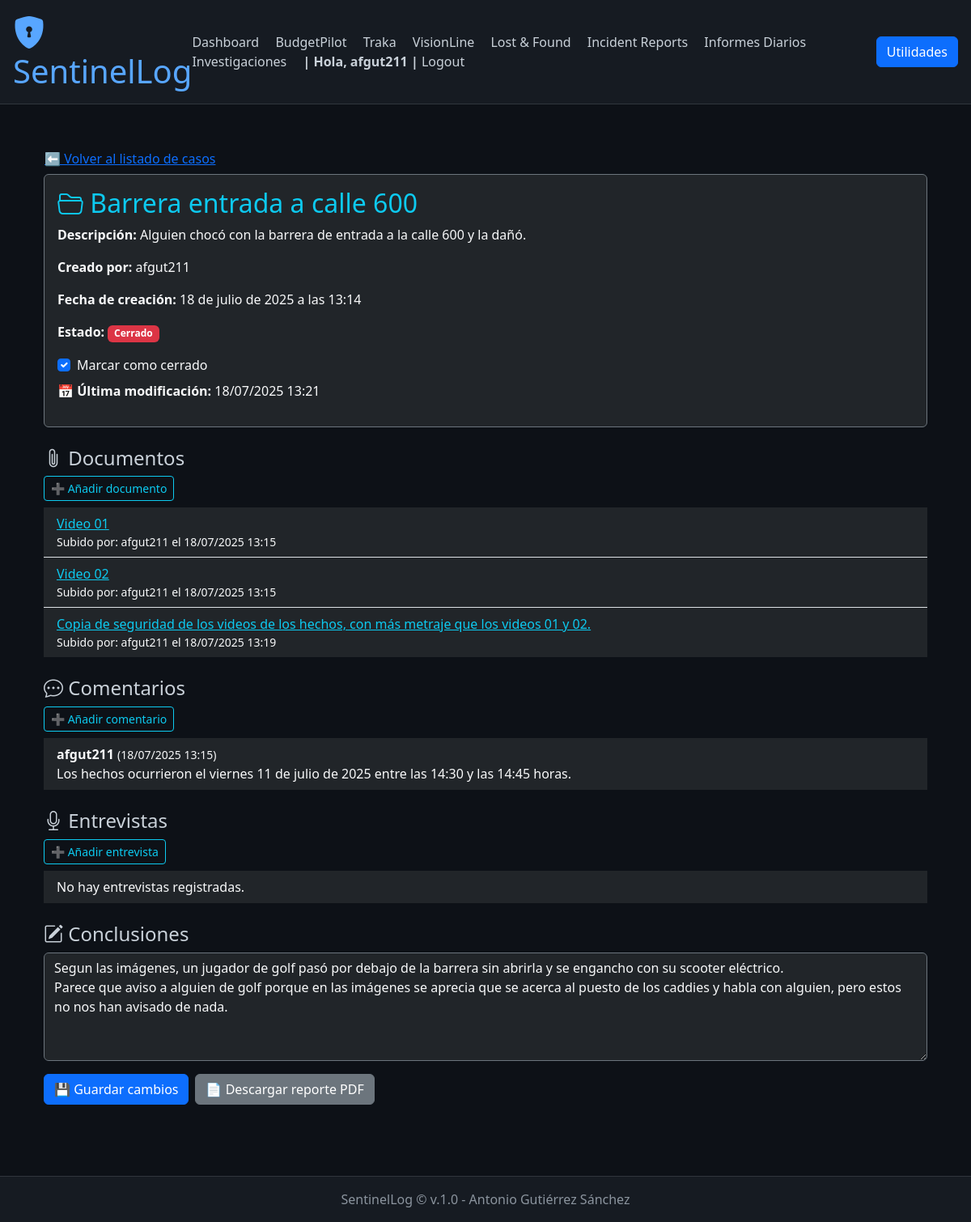
/investigations/case/7/ (signed in), run on an earlier commit of the app's database.
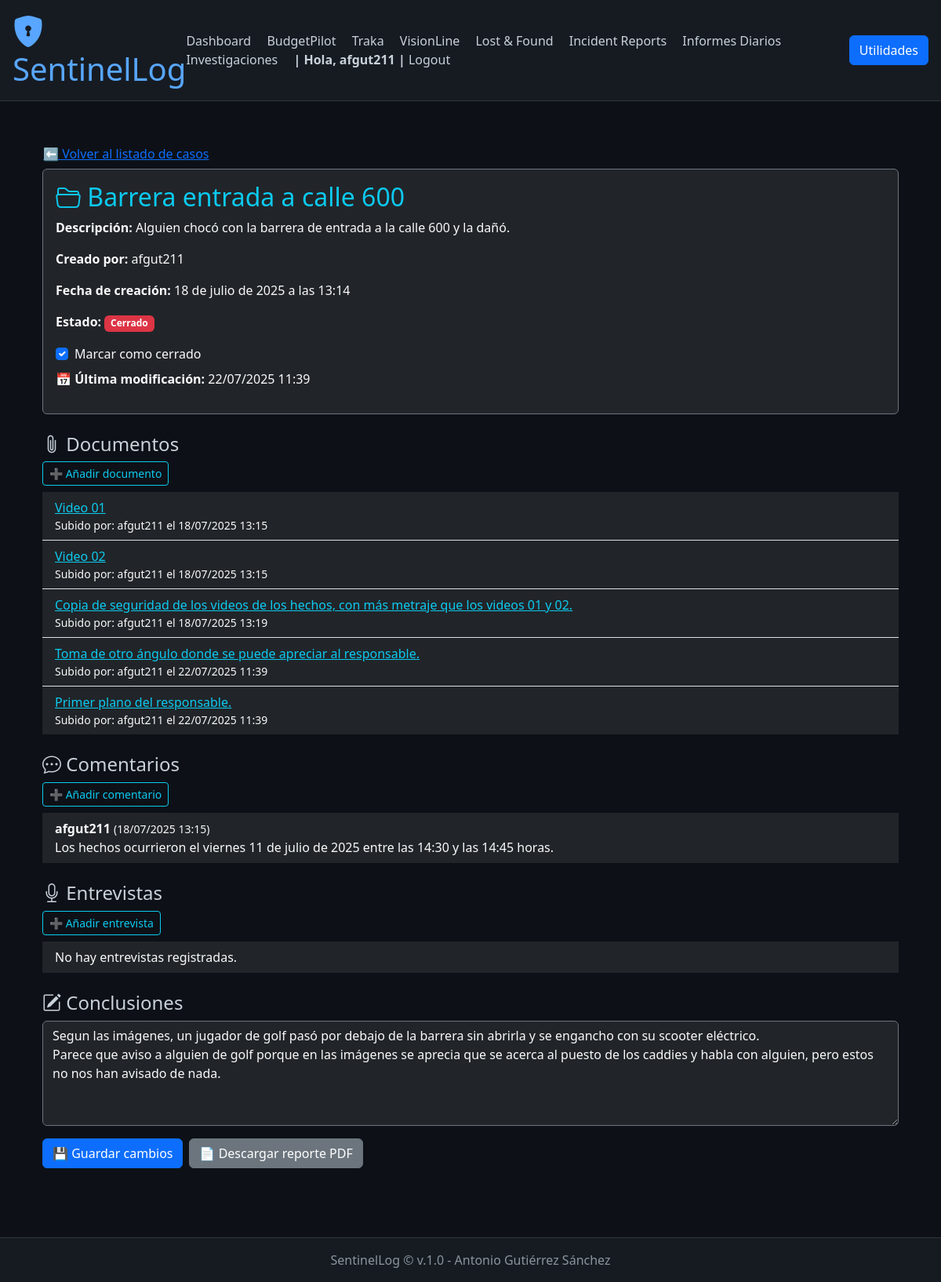
And on a later commit of the database.
### investigations/models.py (models this page shows, shortened)
class InvestigationCase(models.Model):
    title = models.CharField(max_length=200)
    description = models.TextField()
    created_by = models.ForeignKey(User, on_delete=models.SET_NULL, null=True)
    created_at = models.DateTimeField(auto_now_add=True)
    is_closed = models.BooleanField(default=False)
    conclusiones = models.TextField(blank=True, null=True)
    pdf_last_saved = models.DateTimeField(blank=True, null=True)
    history = HistoricalRecords()

class InvestigationDocument(models.Model):
    case = models.ForeignKey(InvestigationCase, on_delete=models.CASCADE, related_name='documents')
    uploaded_by = models.ForeignKey(User, on_delete=models.SET_NULL, null=True)
    file = models.FileField(upload_to='investigations/documents/')
    description = models.TextField(blank=True)
    uploaded_at = models.DateTimeField(auto_now_add=True)

class InvestigationComment(models.Model):
    case = models.ForeignKey(InvestigationCase, on_delete=models.CASCADE, related_name='comments')
    author = models.ForeignKey(User, on_delete=models.SET_NULL, null=True)
    comment = models.TextField()
    created_at = models.DateTimeField(auto_now_add=True)

### investigations/views.py (the view)
# urls.py: path('case/<int:case_id>/', views.case_detail, name='case_detail'),
def case_detail(request, case_id):
    case = get_object_or_404(InvestigationCase, id=case_id)
    documents = case.documents.all()
    comments = case.comments.all()
    interviews = case.interviews.all()
    return render(request, 'investigations/case_detail.html', {
        'case': case,
        'documents': documents,
        'comments': comments,
        'interviews': interviews
    })

### investigations/templates/investigations/case_detail.html (shortened to what the changed rows need)
{% extends 'base.html' %}
{% block content %}
<div class="container">
    <div class="card bg-dark text-light border-secondary mb-4">
        <div class="card-body">
            <h2 class="card-title text-info"><i class="bi bi-folder2-open"></i> {{ case.title }}</h2>
            <p><strong>Descripción:</strong> {{ case.description }}</p>
            <p><strong>Creado por:</strong> {{ case.created_by }}</p>
            <p><strong>Fecha de creación:</strong> {{ case.created_at }}</p>
            <p><strong>Estado:</strong>
                {% if case.is_closed %}
                    <span class="badge bg-danger">Cerrado</span>
                {% else %}
                    <span class="badge bg-success">Abierto</span>
                {% endif %}
            </p>
            <form action="{% url 'toggle_case_status' case.id %}" method="post" class="mb-2">
                <div class="form-check">
                    <input class="form-check-input" type="checkbox" name="is_closed" id="isClosedCheck" value="1" {% if case.is_closed %}checked{% endif %} onchange="this.form.submit()">
                    <label class="form-check-label" for="isClosedCheck">
                        Marcar como cerrado
                    </label>
                </div>
            </form>
            {% if case.pdf_last_saved %}
                <p><strong>📅 Última modificación:</strong> {{ case.pdf_last_saved|date:"d/m/Y H:i" }}</p>
            {% endif %}
        </div>
    </div>
    <div class="mb-4">
        <ul class="list-group list-group-flush">
            {% for document in documents %}
                <li class="list-group-item bg-dark text-light">
                    <a href="{{ document.file.url }}" target="_blank" class="text-info">
                        {{ document.description|default:"Documento sin descripción" }}
                    </a>
                    <small class="d-block">Subido por: {{ document.uploaded_by }} el {{ document.uploaded_at|date:"d/m/Y H:i" }}</small>
                </li>
            {% empty %}
                <li class="list-group-item bg-dark text-light">No hay documentos adjuntos.</li>
            {% endfor %}
        </ul>
    </div>
    <div class="mb-4">
        <ul class="list-group list-group-flush">
            {% for comment in comments %}
                <li class="list-group-item bg-dark text-light">
                    <strong>{{ comment.author }}</strong> <small>({{ comment.created_at|date:"d/m/Y H:i" }})</small><br>
                    {{ comment.comment }}
                </li>
            {% empty %}
                <li class="list-group-item bg-dark text-light">No hay comentarios.</li>
            {% endfor %}
        </ul>
    </div>
    <div class="mb-4">
        <form action="{% url 'save_pdf_report' case.id %}" method="post">
            <textarea name="conclusiones" rows="5" class="form-control bg-dark text-light border-secondary" placeholder="Escribe aquí las conclusiones del caso...">{{ case.conclusiones }}</textarea>
            <div class="mt-3 d-flex gap-2">
                <form action="{% url 'save_pdf_report' case.id %}" method="post">
                </form>
                <form action="{% url 'generate_pdf_report' case.id %}" method="get" target="_blank">
                </form>
            </div>
        </form>
    </div>
</div>
{% endblock %}

What changed in the data, as far as the page shows it:
changed InvestigationCase "Barrera entrada a calle 600": pdf_last_saved "18/07/2025 13:21" → "22/07/2025 11:39"
added InvestigationDocument: description "Toma de otro ángulo donde se puede apreciar al responsable.", uploaded_by "afgut211", uploaded_at "22/07/2025 11:39"
added InvestigationDocument: description "Primer plano del responsable.", uploaded_by "afgut211", uploaded_at "22/07/2025 11:39"
